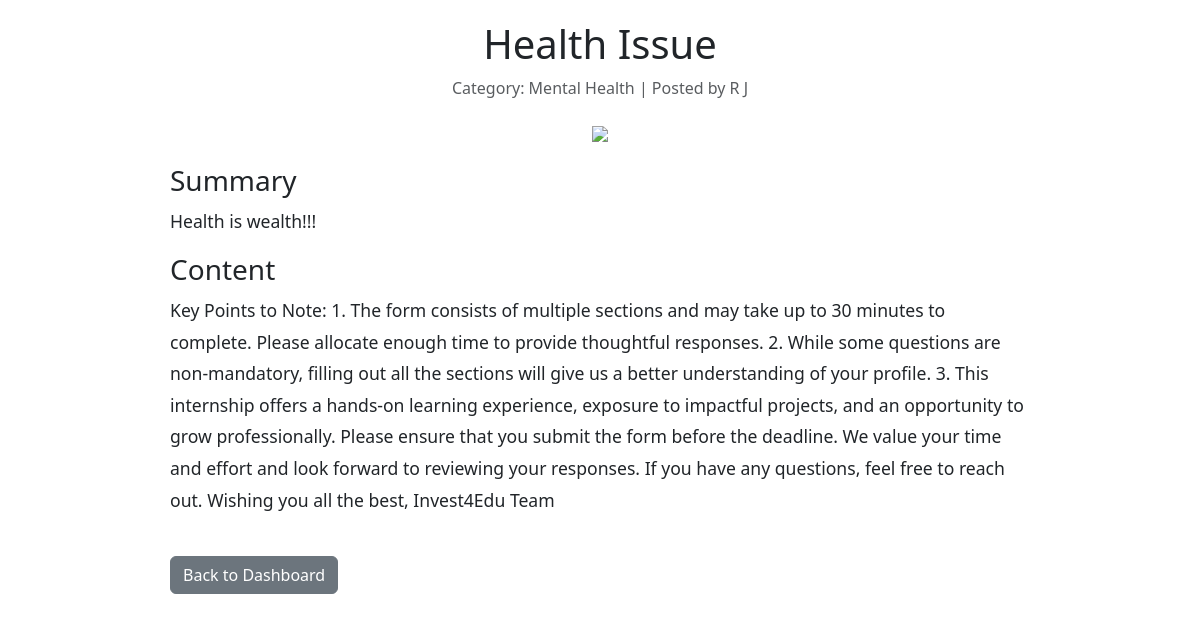
Page /blog/1 (signed in) on the committed database.
### models.py (models this page shows, shortened)
class Blog(db.Model):
    id = db.Column(db.Integer, primary_key=True)
    title = db.Column(db.String(120), nullable=False)
    image = db.Column(db.String(120), nullable=True)
    category = db.Column(db.String(50), nullable=False)
    summary = db.Column(db.String(250), nullable=False)
    content = db.Column(db.Text, nullable=False)
    date_posted = db.Column(db.DateTime, nullable=False, default=datetime.utcnow)
    draft = db.Column(db.Boolean, default=False)
    user_id = db.Column(db.Integer, db.ForeignKey('user.id'), nullable=False)

class User(db.Model, UserMixin):
    id = db.Column(db.Integer, primary_key=True)
    first_name = db.Column(db.String(100), nullable=False)
    last_name = db.Column(db.String(100), nullable=False)
    profile_picture = db.Column(db.String(100), nullable=True)
    username = db.Column(db.String(100), unique=True, nullable=False)
    email = db.Column(db.String(120), unique=True, nullable=False)
    password = db.Column(db.String(200), nullable=False)
    address_line1 = db.Column(db.String(200), nullable=False)
    city = db.Column(db.String(100), nullable=False)
    state = db.Column(db.String(100), nullable=False)
    pincode = db.Column(db.String(10), nullable=False)
    user_type = db.Column(db.String(10), nullable=False)  # 'patient' or 'doctor'
    blogs = db.relationship('Blog', backref='author', lazy=True, cascade='all, delete-orphan')

### app.py (the view)
@app.route('/blog/<int:blog_id>')
@login_required
def view_blog(blog_id):
    blog = Blog.query.get_or_404(blog_id)
    return render_template('view_blog.html', blog=blog)

### app.py (called while the page is built)
@login_manager.user_loader
def load_user(user_id):
    return db.session.get(User, int(user_id))

### templates/view_blog.html (shortened to what this page needs)
<!DOCTYPE html>
<html lang="en">
<head>
    <link href="https://cdn.jsdelivr.net/npm/bootstrap@5.3.0-alpha1/dist/css/bootstrap.min.css" rel="stylesheet">
</head>
<body>
    <div class="container blog-container">
        <div class="blog-header">
            <h1>{{ blog.title }}</h1>
            <p class="text-muted">Category: {{ blog.category }} | Posted by {{ blog.author.first_name }} {{ blog.author.last_name }}</p>
        </div>
        {% if blog.image %}
            <div class="text-center">
                <img src="{{ url_for('static', filename=blog.image.replace('\\', '/')) if blog.image else url_for('static', filename='images/default_blog_pic.png') }}">
            </div>
        {% else %}
            <p class="text-center text-muted">No image available for this blog.</p>
        {% endif %}
        <div class="blog-content">
            <h3>Summary</h3>
            <p>{{ blog.summary }}</p>
            <h3>Content</h3>
            <p>{{ blog.content }}</p>
        </div>
        <a href="{{ url_for('dashboard') }}" class="btn btn-secondary mt-4">Back to Dashboard</a>
    </div>
</body>
</html>

### templates/view_blog.html (style rules this page uses)
.blog-content { margin-top: 20px; line-height: 1.8; font-size: 1.1rem; }
.blog-container { padding: 20px; max-width: 900px; margin: 0 auto; }
.blog-header { text-align: center; margin-bottom: 20px; }

### rows in the picture
Blog: title "Health Issue", category "Mental Health", summary "Health is wealth!!!", content "Key Points to Note: 1. The form consists of multiple sections and may take up to 30 minutes to complete. Please allocate enough time to provide thoughtful responses. 2. While some questions are non-mandatory, filling out all the sections will give us a better understanding of your profile. 3. This internship offers a hands-on learning experience, exposure to impactful projects, and an opportunity to grow professionally. Please ensure that you submit the form before the deadline. We value your time and effort and look forward to reviewing your responses. If you have any questions, feel free to reach out. Wishing you all the best, Invest4Edu Team"
User: author.first_name "R", author.last_name "J"
